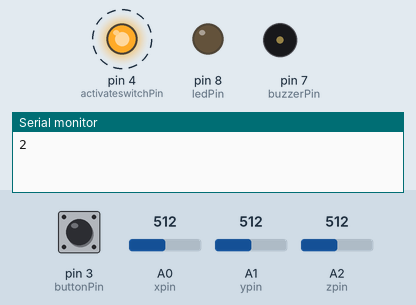
A sketch run on a simulated Arduino Uno, built with avr-gcc and run on an emulated ATmega328P. On the bench: output pins drawn as LEDs (lit = HIGH), buzzer (waves = sounding, pin HIGH), the last lines printed to the serial monitor. Dashed ring = blinking. The test bench sets the inputs (shaded band); at power-on: pin 3 (buttonPin) LOW, A0 (xpin) = 512, A1 (ypin) = 512, A2 (zpin) = 512.

Above: at 1.2 s.
1.3 s: pin 3 (buttonPin) pulled HIGH for 3.2 s
At 2.0 s:
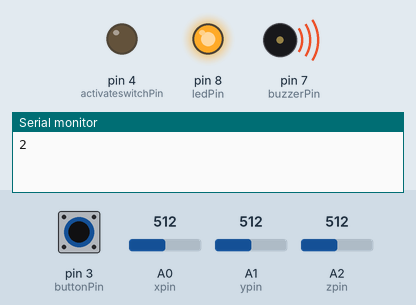
At 5.7 s:
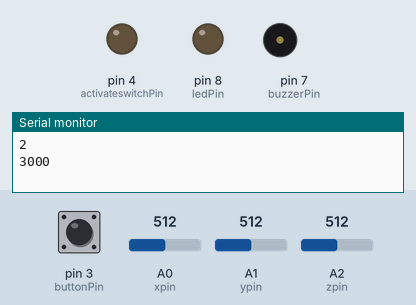
Timing chart, 0 to 15.0 s (numbered marks = the images above; inputs shaded):
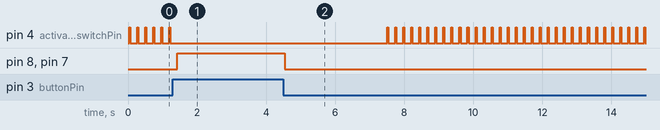

The sketch:

The_Most_Annoying_Machine.ino
```cpp
// The Most Annoying Machine
// Jonathan Jamieson
// www.jonathanjamieson.com

// This is the first version of the code. I knocked it up in an evening and it might (read WILL) be buggy. Oh, and there are few comments and the ones that do exist are probably wrong.


/*
Todo:
- comment code
- go into sleep when "off" mode is activated, maybe use an interrupt
- schematic for this code
- remove hard coded delays and change to variables
- a general tidy up
*/

#include <math.h>

int buttonState = 0;         // variable for reading the pushbutton status

int accel_flag = 0;
int in_rest = 0;
unsigned long time;
unsigned long  button_switch_time ;
unsigned long  accel_time ;
unsigned long button_delay ;
double magnitude_accelerometer;
int previous_button_state = 1;

const int ledPin =  8;
const int buzzerPin =  7;
const int activateswitchPin =  4;
const int buttonPin = 3;     // the number of the pushbutton pinconst int buttonPin = 2;     // the number of the pushbutton pin
const int  xpin = A0;
const int  ypin = A1;
const int  zpin = A2;

int state = 1; // 1 = active, 0, inactive where active means the thing is trying to flip the switch;

int x; // Acceleration in the x-direction
int y; // Acceleration in the y-direction
int z; // Acceleration in the z-direction

// These values are used to scale the acceleration that is read from the accelerometer. This is required because the voltage varies as the Lipo drains down.
    // Calibrate the accelerometer
const int   xMin = 270;
const int   yMin = 265;
const int   zMin = 282;
const int   xMax = 405;
const int   yMax = 400;
const int   zMax = 416;

void setup(void) {
    pinMode(buttonPin, INPUT);
    pinMode(buzzerPin, OUTPUT);
    pinMode(activateswitchPin, OUTPUT);
    pinMode(ledPin, OUTPUT);
    pinMode(xpin, INPUT);
    pinMode(ypin, INPUT);
    pinMode(zpin, INPUT);

    Serial.begin(57600);
 }

 void loop(void)
{

  buttonState = digitalRead(buttonPin);
  x = analogRead(xpin); delay(1); y = analogRead(ypin); delay(1); z = analogRead(zpin);

  if (buttonState == HIGH) {
    // turn LED on:
    if (previous_button_state==0) {
      button_switch_time = millis();
    }
   digitalWrite(buzzerPin, HIGH);
 digitalWrite(ledPin, HIGH);

   previous_button_state = 1;
   in_rest = 0;


  } else {

    if (in_rest != 1) {

    if (previous_button_state == 1) {
  button_delay = (millis()-button_switch_time);
      button_delay = min((button_delay),3000);

   Serial.println(button_delay);
      previous_button_state = 0;
      time = millis() + button_delay ;
      delay(30);

    }

     previous_button_state = 0;
    digitalWrite(buzzerPin, LOW);
    digitalWrite(ledPin, LOW);

    if (millis()>time) {
     digitalWrite(activateswitchPin, HIGH);
     delay(30);
     digitalWrite(activateswitchPin, LOW);
     delay(200);
    }

    }
  }

  int xAng = map(x, xMin, xMax, -90, 90);
  int yAng = map(y, yMin, yMax, -90, 90);
  int zAng = map(z, zMin, zMax, -90, 90);

  magnitude_accelerometer = sqrt(pow(xAng,2)+pow(yAng,2)+pow(zAng,2)); // Determine the magnitude of the acceleration

 if (millis()>accel_time && accel_flag==1)
  if (magnitude_accelerometer<40) {

    digitalWrite(ledPin, LOW);
  digitalWrite(buzzerPin, LOW);
   in_rest = 1;
   previous_button_state=0;
  delay(5000);
  accel_flag = 0;
  } else {
    accel_flag =0;
  }

  if (magnitude_accelerometer<40 && accel_flag==0 && previous_button_state==1) {
    accel_time = millis()+300;
    accel_flag = 1;
  }

}
```

Measured:
- after the input at 1.3 s, pin 8 (ledPin), pin 7 (buzzerPin): LOW → HIGH after 0.13 s, → LOW 3.1 s later
